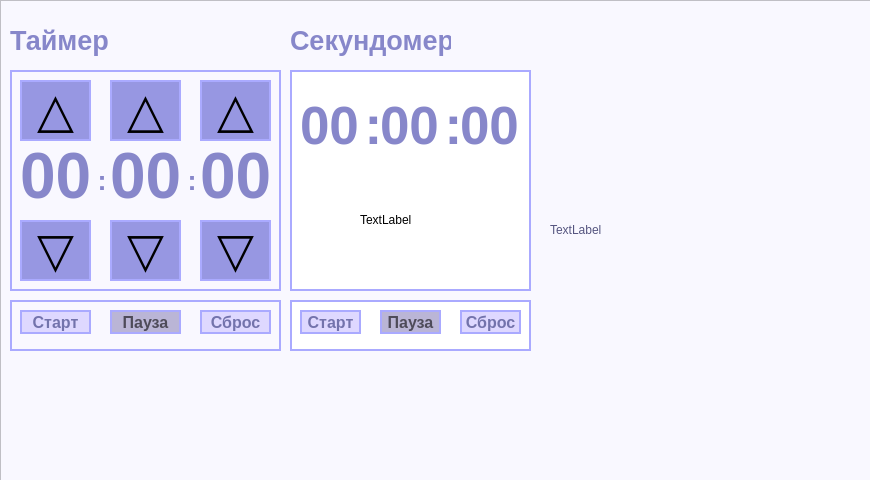
<?xml version="1.0" encoding="UTF-8"?>
<ui version="4.0">
 <class>TimerPage</class>
 <widget class="QWidget" name="TimerPage">
  <property name="geometry">
   <rect>
    <x>0</x>
    <y>0</y>
    <width>870</width>
    <height>480</height>
   </rect>
  </property>
  <property name="windowTitle">
   <string>TimerPage</string>
  </property>
  <widget class="QFrame" name="frame">
   <property name="geometry">
    <rect>
     <x>0</x>
     <y>0</y>
     <width>871</width>
     <height>481</height>
    </rect>
   </property>
   <property name="styleSheet">
    <string notr="true">background-color: rgb(249, 248, 255);</string>
   </property>
   <property name="frameShape">
    <enum>QFrame::Shape::StyledPanel</enum>
   </property>
   <property name="frameShadow">
    <enum>QFrame::Shadow::Raised</enum>
   </property>
   <widget class="QLabel" name="label">
    <property name="geometry">
     <rect>
      <x>10</x>
      <y>20</y>
      <width>151</width>
      <height>41</height>
     </rect>
    </property>
    <property name="font">
     <font>
      <family>Yu Gothic UI</family>
      <pointsize>20</pointsize>
      <bold>true</bold>
     </font>
    </property>
    <property name="styleSheet">
     <string notr="true">color: rgb(135, 135, 202);
background-color: rgba(255, 255, 255, 0);
border: none;</string>
    </property>
    <property name="text">
     <string>Таймер</string>
    </property>
   </widget>
   <widget class="QFrame" name="frame_2">
    <property name="geometry">
     <rect>
      <x>10</x>
      <y>70</y>
      <width>271</width>
      <height>221</height>
     </rect>
    </property>
    <property name="styleSheet">
     <string notr="true">border: 2px solid rgb(170, 170, 255);</string>
    </property>
    <property name="frameShape">
     <enum>QFrame::Shape::StyledPanel</enum>
    </property>
    <property name="frameShadow">
     <enum>QFrame::Shadow::Raised</enum>
    </property>
    <widget class="QLabel" name="labelHoursTimer">
     <property name="geometry">
      <rect>
       <x>10</x>
       <y>70</y>
       <width>71</width>
       <height>71</height>
      </rect>
     </property>
     <property name="font">
      <font>
       <family>Yu Gothic UI</family>
       <pointsize>48</pointsize>
       <bold>true</bold>
      </font>
     </property>
     <property name="styleSheet">
      <string notr="true">color: rgb(135, 135, 202);
background-color: rgba(255, 255, 255, 0);
border: none;</string>
     </property>
     <property name="text">
      <string>00</string>
     </property>
    </widget>
    <widget class="QLabel" name="labelMinutesTimer">
     <property name="geometry">
      <rect>
       <x>100</x>
       <y>70</y>
       <width>71</width>
       <height>71</height>
      </rect>
     </property>
     <property name="font">
      <font>
       <family>Yu Gothic UI</family>
       <pointsize>48</pointsize>
       <bold>true</bold>
      </font>
     </property>
     <property name="styleSheet">
      <string notr="true">color: rgb(135, 135, 202);
background-color: rgba(255, 255, 255, 0);
border: none;</string>
     </property>
     <property name="text">
      <string>00</string>
     </property>
    </widget>
    <widget class="QLabel" name="labelSecondsTimer">
     <property name="geometry">
      <rect>
       <x>190</x>
       <y>70</y>
       <width>71</width>
       <height>71</height>
      </rect>
     </property>
     <property name="font">
      <font>
       <family>Yu Gothic UI</family>
       <pointsize>48</pointsize>
       <bold>true</bold>
      </font>
     </property>
     <property name="styleSheet">
      <string notr="true">color: rgb(135, 135, 202);
background-color: rgba(255, 255, 255, 0);
border: none;</string>
     </property>
     <property name="text">
      <string>00</string>
     </property>
    </widget>
    <widget class="QPushButton" name="pushButtonHoursPlus">
     <property name="geometry">
      <rect>
       <x>10</x>
       <y>10</y>
       <width>71</width>
       <height>61</height>
      </rect>
     </property>
     <property name="font">
      <font>
       <family>Yu Gothic UI</family>
       <pointsize>36</pointsize>
       <bold>true</bold>
      </font>
     </property>
     <property name="styleSheet">
      <string notr="true">

QPushButton {
	
	background-color: rgb(151, 151, 226);


}
QPushButton:hover {
		background-color: rgb(117, 117, 176);
}
QPushButton:pressed {
	
	background-color: rgb(95, 95, 132);
}</string>
     </property>
     <property name="text">
      <string>△</string>
     </property>
    </widget>
    <widget class="QPushButton" name="pushButtonMinutesPlus">
     <property name="geometry">
      <rect>
       <x>100</x>
       <y>10</y>
       <width>71</width>
       <height>61</height>
      </rect>
     </property>
     <property name="font">
      <font>
       <family>Yu Gothic UI</family>
       <pointsize>36</pointsize>
       <bold>true</bold>
      </font>
     </property>
     <property name="styleSheet">
      <string notr="true">

QPushButton {
	
	background-color: rgb(151, 151, 226);


}
QPushButton:hover {
		background-color: rgb(117, 117, 176);
}
QPushButton:pressed {
	
	background-color: rgb(95, 95, 132);
}</string>
     </property>
     <property name="text">
      <string>△</string>
     </property>
    </widget>
    <widget class="QPushButton" name="pushButtonSecondsPlus">
     <property name="geometry">
      <rect>
       <x>190</x>
       <y>10</y>
       <width>71</width>
       <height>61</height>
      </rect>
     </property>
     <property name="font">
      <font>
       <family>Yu Gothic UI</family>
       <pointsize>36</pointsize>
       <bold>true</bold>
      </font>
     </property>
     <property name="styleSheet">
      <string notr="true">

QPushButton {
	
	background-color: rgb(151, 151, 226);


}
QPushButton:hover {
		background-color: rgb(117, 117, 176);
}
QPushButton:pressed {
	
	background-color: rgb(95, 95, 132);
}</string>
     </property>
     <property name="text">
      <string>△</string>
     </property>
    </widget>
    <widget class="QPushButton" name="pushButtonHoursMinus">
     <property name="geometry">
      <rect>
       <x>10</x>
       <y>150</y>
       <width>71</width>
       <height>61</height>
      </rect>
     </property>
     <property name="font">
      <font>
       <family>Yu Gothic UI</family>
       <pointsize>36</pointsize>
       <bold>true</bold>
      </font>
     </property>
     <property name="styleSheet">
      <string notr="true">

QPushButton {
	
	background-color: rgb(151, 151, 226);


}
QPushButton:hover {
		background-color: rgb(117, 117, 176);
}
QPushButton:pressed {
	
	background-color: rgb(95, 95, 132);
}</string>
     </property>
     <property name="text">
      <string>▽</string>
     </property>
    </widget>
    <widget class="QPushButton" name="pushButtonMinutesMinus">
     <property name="geometry">
      <rect>
       <x>100</x>
       <y>150</y>
       <width>71</width>
       <height>61</height>
      </rect>
     </property>
     <property name="font">
      <font>
       <family>Yu Gothic UI</family>
       <pointsize>36</pointsize>
       <bold>true</bold>
      </font>
     </property>
     <property name="styleSheet">
      <string notr="true">

QPushButton {
	
	background-color: rgb(151, 151, 226);


}
QPushButton:hover {
		background-color: rgb(117, 117, 176);
}
QPushButton:pressed {
	
	background-color: rgb(95, 95, 132);
}</string>
     </property>
     <property name="text">
      <string>▽</string>
     </property>
    </widget>
    <widget class="QPushButton" name="pushButtonSecondsMinus">
     <property name="geometry">
      <rect>
       <x>190</x>
       <y>150</y>
       <width>71</width>
       <height>61</height>
      </rect>
     </property>
     <property name="font">
      <font>
       <family>Yu Gothic UI</family>
       <pointsize>36</pointsize>
       <bold>true</bold>
      </font>
     </property>
     <property name="styleSheet">
      <string notr="true">

QPushButton {
	
	background-color: rgb(151, 151, 226);


}
QPushButton:hover {
		background-color: rgb(117, 117, 176);
}
QPushButton:pressed {
	
	background-color: rgb(95, 95, 132);
}</string>
     </property>
     <property name="text">
      <string>▽</string>
     </property>
    </widget>
    <widget class="QLabel" name="label_2">
     <property name="geometry">
      <rect>
       <x>80</x>
       <y>90</y>
       <width>21</width>
       <height>41</height>
      </rect>
     </property>
     <property name="font">
      <font>
       <family>Yu Gothic UI</family>
       <pointsize>20</pointsize>
       <bold>true</bold>
      </font>
     </property>
     <property name="styleSheet">
      <string notr="true">color: rgb(135, 135, 202);
background-color: rgba(255, 255, 255, 0);
border: none;</string>
     </property>
     <property name="text">
      <string> :</string>
     </property>
    </widget>
    <widget class="QLabel" name="label_3">
     <property name="geometry">
      <rect>
       <x>170</x>
       <y>90</y>
       <width>21</width>
       <height>41</height>
      </rect>
     </property>
     <property name="font">
      <font>
       <family>Yu Gothic UI</family>
       <pointsize>20</pointsize>
       <bold>true</bold>
      </font>
     </property>
     <property name="styleSheet">
      <string notr="true">color: rgb(135, 135, 202);
background-color: rgba(255, 255, 255, 0);
border: none;</string>
     </property>
     <property name="text">
      <string> :</string>
     </property>
    </widget>
   </widget>
   <widget class="QFrame" name="frame_3">
    <property name="geometry">
     <rect>
      <x>10</x>
      <y>300</y>
      <width>271</width>
      <height>51</height>
     </rect>
    </property>
    <property name="styleSheet">
     <string notr="true">border: 2px solid rgb(170, 170, 255);</string>
    </property>
    <property name="frameShape">
     <enum>QFrame::Shape::StyledPanel</enum>
    </property>
    <property name="frameShadow">
     <enum>QFrame::Shadow::Raised</enum>
    </property>
    <widget class="QPushButton" name="pushButtonStartTimer">
     <property name="geometry">
      <rect>
       <x>10</x>
       <y>10</y>
       <width>71</width>
       <height>24</height>
      </rect>
     </property>
     <property name="font">
      <font>
       <family>Yu Gothic UI</family>
       <pointsize>12</pointsize>
       <bold>true</bold>
      </font>
     </property>
     <property name="styleSheet">
      <string notr="true">background-color: rgb(222, 216, 255);
color: rgb(115, 115, 172);</string>
     </property>
     <property name="text">
      <string>Старт</string>
     </property>
    </widget>
    <widget class="QPushButton" name="pushButtonStopTimer">
     <property name="geometry">
      <rect>
       <x>100</x>
       <y>10</y>
       <width>71</width>
       <height>24</height>
      </rect>
     </property>
     <property name="font">
      <font>
       <family>Yu Gothic UI</family>
       <pointsize>12</pointsize>
       <bold>true</bold>
      </font>
     </property>
     <property name="styleSheet">
      <string notr="true">background-color: rgb(186, 181, 214);
color: rgb(78, 75, 89);</string>
     </property>
     <property name="text">
      <string>Пауза</string>
     </property>
    </widget>
    <widget class="QPushButton" name="pushButtonSbrosTimer">
     <property name="geometry">
      <rect>
       <x>190</x>
       <y>10</y>
       <width>71</width>
       <height>24</height>
      </rect>
     </property>
     <property name="font">
      <font>
       <family>Yu Gothic UI</family>
       <pointsize>12</pointsize>
       <bold>true</bold>
      </font>
     </property>
     <property name="styleSheet">
      <string notr="true">background-color: rgb(222, 216, 255);
color: rgb(115, 115, 172);</string>
     </property>
     <property name="text">
      <string>Сброс</string>
     </property>
    </widget>
   </widget>
   <widget class="QLabel" name="label_4">
    <property name="geometry">
     <rect>
      <x>550</x>
      <y>30</y>
      <width>300</width>
      <height>400</height>
     </rect>
    </property>
    <property name="styleSheet">
     <string notr="true">color: rgb(85, 85, 127);
border:none;
background-position: center;
background-repeat: no-repeat;</string>
    </property>
    <property name="text">
     <string>TextLabel</string>
    </property>
   </widget>
   <widget class="QLabel" name="label_5">
    <property name="geometry">
     <rect>
      <x>290</x>
      <y>20</y>
      <width>161</width>
      <height>41</height>
     </rect>
    </property>
    <property name="font">
     <font>
      <family>Yu Gothic UI</family>
      <pointsize>20</pointsize>
      <bold>true</bold>
     </font>
    </property>
    <property name="styleSheet">
     <string notr="true">color: rgb(135, 135, 202);
background-color: rgba(255, 255, 255, 0);
border: none;</string>
    </property>
    <property name="text">
     <string>Секундомер</string>
    </property>
   </widget>
   <widget class="QFrame" name="frame_4">
    <property name="geometry">
     <rect>
      <x>290</x>
      <y>70</y>
      <width>241</width>
      <height>221</height>
     </rect>
    </property>
    <property name="styleSheet">
     <string notr="true">border: 2px solid rgb(170, 170, 255);
background-color: rgb(255, 255, 255);</string>
    </property>
    <property name="frameShape">
     <enum>QFrame::Shape::StyledPanel</enum>
    </property>
    <property name="frameShadow">
     <enum>QFrame::Shadow::Raised</enum>
    </property>
    <widget class="QLabel" name="labelMinutesSecondomer">
     <property name="geometry">
      <rect>
       <x>90</x>
       <y>20</y>
       <width>71</width>
       <height>71</height>
      </rect>
     </property>
     <property name="font">
      <font>
       <family>Yu Gothic UI</family>
       <pointsize>40</pointsize>
       <bold>true</bold>
      </font>
     </property>
     <property name="styleSheet">
      <string notr="true">color: rgb(135, 135, 202);
background-color: rgba(255, 255, 255, 0);
border: none;</string>
     </property>
     <property name="text">
      <string>00</string>
     </property>
    </widget>
    <widget class="QLabel" name="labelSecondsSecondomer">
     <property name="geometry">
      <rect>
       <x>170</x>
       <y>20</y>
       <width>71</width>
       <height>71</height>
      </rect>
     </property>
     <property name="font">
      <font>
       <family>Yu Gothic UI</family>
       <pointsize>40</pointsize>
       <bold>true</bold>
      </font>
     </property>
     <property name="styleSheet">
      <string notr="true">color: rgb(135, 135, 202);
background-color: rgba(255, 255, 255, 0);
border: none;</string>
     </property>
     <property name="text">
      <string>00</string>
     </property>
    </widget>
    <widget class="QLabel" name="labelHoursSecondomer">
     <property name="geometry">
      <rect>
       <x>10</x>
       <y>20</y>
       <width>71</width>
       <height>71</height>
      </rect>
     </property>
     <property name="font">
      <font>
       <family>Yu Gothic UI</family>
       <pointsize>40</pointsize>
       <bold>true</bold>
      </font>
     </property>
     <property name="styleSheet">
      <string notr="true">color: rgb(135, 135, 202);
background-color: rgba(255, 255, 255, 0);
border: none;</string>
     </property>
     <property name="text">
      <string>00</string>
     </property>
    </widget>
    <widget class="QLabel" name="label_7">
     <property name="geometry">
      <rect>
       <x>60</x>
       <y>30</y>
       <width>31</width>
       <height>51</height>
      </rect>
     </property>
     <property name="font">
      <font>
       <family>Yu Gothic UI</family>
       <pointsize>40</pointsize>
       <bold>true</bold>
      </font>
     </property>
     <property name="styleSheet">
      <string notr="true">color: rgb(135, 135, 202);
background-color: rgba(255, 255, 255, 0);
border: none;</string>
     </property>
     <property name="text">
      <string> :</string>
     </property>
    </widget>
    <widget class="QLabel" name="label_8">
     <property name="geometry">
      <rect>
       <x>140</x>
       <y>30</y>
       <width>31</width>
       <height>51</height>
      </rect>
     </property>
     <property name="font">
      <font>
       <family>Yu Gothic UI</family>
       <pointsize>40</pointsize>
       <bold>true</bold>
      </font>
     </property>
     <property name="styleSheet">
      <string notr="true">color: rgb(135, 135, 202);
background-color: rgba(255, 255, 255, 0);
border: none;</string>
     </property>
     <property name="text">
      <string> :</string>
     </property>
    </widget>
    <widget class="QLabel" name="labelSecTimer">
     <property name="geometry">
      <rect>
       <x>70</x>
       <y>100</y>
       <width>100</width>
       <height>100</height>
      </rect>
     </property>
     <property name="styleSheet">
      <string notr="true">border:none;</string>
     </property>
     <property name="text">
      <string>TextLabel</string>
     </property>
    </widget>
   </widget>
   <widget class="QFrame" name="frame_5">
    <property name="geometry">
     <rect>
      <x>290</x>
      <y>300</y>
      <width>241</width>
      <height>51</height>
     </rect>
    </property>
    <property name="styleSheet">
     <string notr="true">border: 2px solid rgb(170, 170, 255);
background-color: rgb(255, 255, 255);</string>
    </property>
    <property name="frameShape">
     <enum>QFrame::Shape::StyledPanel</enum>
    </property>
    <property name="frameShadow">
     <enum>QFrame::Shadow::Raised</enum>
    </property>
    <widget class="QPushButton" name="pushButtonStopSec">
     <property name="geometry">
      <rect>
       <x>90</x>
       <y>10</y>
       <width>61</width>
       <height>24</height>
      </rect>
     </property>
     <property name="font">
      <font>
       <family>Yu Gothic UI</family>
       <pointsize>12</pointsize>
       <bold>true</bold>
      </font>
     </property>
     <property name="styleSheet">
      <string notr="true">background-color: rgb(186, 181, 214);
color: rgb(78, 75, 89);</string>
     </property>
     <property name="text">
      <string>Пауза</string>
     </property>
    </widget>
    <widget class="QPushButton" name="pushButtonStartSec">
     <property name="geometry">
      <rect>
       <x>10</x>
       <y>10</y>
       <width>61</width>
       <height>24</height>
      </rect>
     </property>
     <property name="font">
      <font>
       <family>Yu Gothic UI</family>
       <pointsize>12</pointsize>
       <bold>true</bold>
      </font>
     </property>
     <property name="styleSheet">
      <string notr="true">background-color: rgb(222, 216, 255);
color: rgb(115, 115, 172);</string>
     </property>
     <property name="text">
      <string>Старт</string>
     </property>
    </widget>
    <widget class="QPushButton" name="pushButtonSbrosSec">
     <property name="geometry">
      <rect>
       <x>170</x>
       <y>10</y>
       <width>61</width>
       <height>24</height>
      </rect>
     </property>
     <property name="font">
      <font>
       <family>Yu Gothic UI</family>
       <pointsize>12</pointsize>
       <bold>true</bold>
      </font>
     </property>
     <property name="styleSheet">
      <string notr="true">background-color: rgb(222, 216, 255);
color: rgb(115, 115, 172);</string>
     </property>
     <property name="text">
      <string>Сброс</string>
     </property>
    </widget>
   </widget>
  </widget>
 </widget>
 <layoutdefault spacing="6" margin="11"/>
 <resources/>
 <connections/>
</ui>
